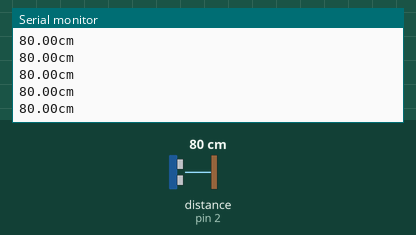
Simulated run of this sketch. Board: Arduino Uno, built with avr-gcc and run on an emulated ATmega328P. On the bench: the last lines printed to the serial monitor. Inputs (shaded band) come from the test bench; at power-on: distance to the obstacle (sensor on pin 2) 80 cm. The echo pulse lasts 58.3 µs per cm.

Above: at 1.2 s.
1.3 s: distance to the obstacle (sensor on pin 2) set to 120 cm
At 2.2 s:
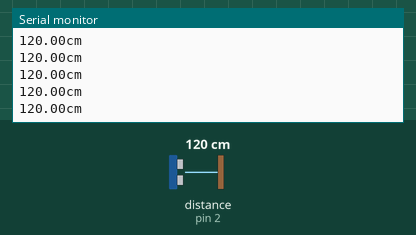
4.3 s: distance to the obstacle (sensor on pin 2) set to 2 cm
At 5.3 s:
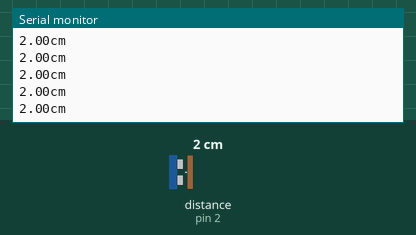
Timing chart, 0 to 7.3 s (numbered marks = the images above; inputs shaded):
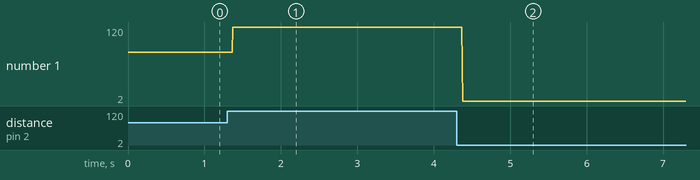

Measured:
- after the input at 1.3 s, the serial monitor: prints a new line after 0.07 s (image 1)
- after the input at 4.3 s, the serial monitor: prints a new line after 0.08 s (image 2)
- plotted number 1: 80 → 120 after the input at 1.3 s, 120 → 2 after the input at 4.3 s

The sketch:

HC_SR04Test.ino
```cpp
#include <HC_SR04.h>
#include "config.h"

HC_SR04 sensor(TRIG_PIN, ECHO_PIN, ECHO_INT);

void setup(){
  sensor.begin();
  Serial.begin(9600);
//  while(!Serial) continue;
  sensor.start();
}

void loop(){
  if(sensor.isFinished()){
    // Do something with the range...
    Serial.print(sensor.getRange());
    Serial.println("cm");
//    delay(100);
    sensor.start();
  }
  // Do other things...
}
```

config.h
```cpp
#define ECHO_PIN  2
#define TRIG_PIN  3
#define ECHO_INT  0
```
